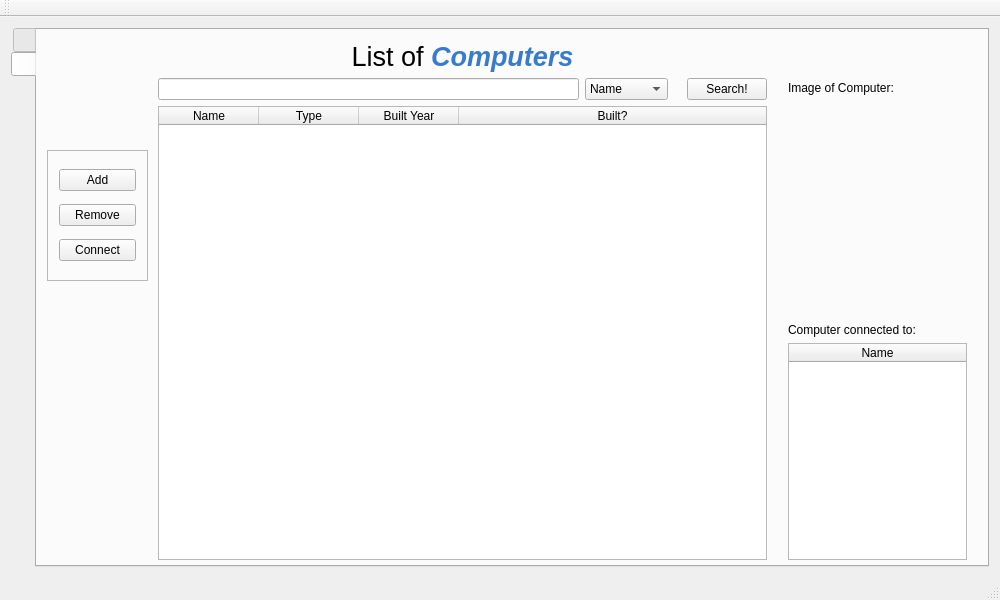
<?xml version="1.0" encoding="UTF-8"?>
<ui version="4.0">
 <class>ComputerScientists</class>
 <widget class="QMainWindow" name="ComputerScientists">
  <property name="geometry">
   <rect>
    <x>0</x>
    <y>0</y>
    <width>1000</width>
    <height>600</height>
   </rect>
  </property>
  <property name="minimumSize">
   <size>
    <width>1000</width>
    <height>600</height>
   </size>
  </property>
  <property name="windowTitle">
   <string>An Amazing Computer Scientist Program</string>
  </property>
  <property name="windowIcon">
   <iconset resource="../bin.qrc">
    <normaloff>:/icons/icons/computer-icon.png</normaloff>:/icons/icons/computer-icon.png</iconset>
  </property>
  <property name="locale">
   <locale language="English" country="UnitedStates"/>
  </property>
  <widget class="QWidget" name="centralWidget">
   <layout class="QVBoxLayout" name="verticalLayout_2">
    <item>
     <widget class="QTabWidget" name="tabMenu">
      <property name="tabPosition">
       <enum>QTabWidget::West</enum>
      </property>
      <property name="tabShape">
       <enum>QTabWidget::Rounded</enum>
      </property>
      <property name="currentIndex">
       <number>1</number>
      </property>
      <property name="iconSize">
       <size>
        <width>30</width>
        <height>30</height>
       </size>
      </property>
      <property name="elideMode">
       <enum>Qt::ElideMiddle</enum>
      </property>
      <property name="documentMode">
       <bool>false</bool>
      </property>
      <property name="tabsClosable">
       <bool>false</bool>
      </property>
      <widget class="QWidget" name="Scientists">
       <property name="autoFillBackground">
        <bool>false</bool>
       </property>
       <attribute name="icon">
        <iconset resource="../bin.qrc">
         <normaloff>:/pictures/pictures/computerscientist.png</normaloff>:/pictures/pictures/computerscientist.png</iconset>
       </attribute>
       <attribute name="title">
        <string/>
       </attribute>
       <widget class="QWidget" name="widget" native="true">
        <property name="geometry">
         <rect>
          <x>110</x>
          <y>0</y>
          <width>631</width>
          <height>541</height>
         </rect>
        </property>
        <layout class="QVBoxLayout" name="verticalLayout">
         <item>
          <widget class="QLabel" name="lblHeaderScientists">
           <property name="text">
            <string>&lt;html&gt;&lt;head/&gt;&lt;body&gt;&lt;p align=&quot;center&quot;&gt;&lt;span style=&quot; font-size:20pt&quot;&gt;List of &lt;/span&gt;&lt;span style=&quot; font-size:20pt; font-weight:600; font-style:italic; color:#377BCE;&quot;&gt;Computer Scientists&lt;/span&gt;&lt;/p&gt;&lt;/body&gt;&lt;/html&gt;</string>
           </property>
          </widget>
         </item>
         <item>
          <layout class="QHBoxLayout" name="horizontalLayout">
           <item>
            <widget class="QLineEdit" name="editScientistSearch"/>
           </item>
           <item>
            <widget class="QComboBox" name="comboScientistSearch">
             <item>
              <property name="text">
               <string>First Name</string>
              </property>
             </item>
             <item>
              <property name="text">
               <string>Last Name</string>
              </property>
             </item>
             <item>
              <property name="text">
               <string>Gender</string>
              </property>
             </item>
             <item>
              <property name="text">
               <string>Date of Birth</string>
              </property>
             </item>
             <item>
              <property name="text">
               <string>Date of Death</string>
              </property>
             </item>
             <item>
              <property name="text">
               <string>Nationality</string>
              </property>
             </item>
            </widget>
           </item>
           <item>
            <widget class="QLabel" name="label">
             <property name="text">
              <string/>
             </property>
            </widget>
           </item>
           <item>
            <widget class="QPushButton" name="btnScientistSearch">
             <property name="text">
              <string>Search!</string>
             </property>
            </widget>
           </item>
          </layout>
         </item>
         <item>
          <layout class="QHBoxLayout" name="horizontalLayout_2">
           <item>
            <widget class="QTableWidget" name="tableScientists">
             <property name="editTriggers">
              <set>QAbstractItemView::NoEditTriggers</set>
             </property>
             <property name="selectionMode">
              <enum>QAbstractItemView::SingleSelection</enum>
             </property>
             <property name="selectionBehavior">
              <enum>QAbstractItemView::SelectRows</enum>
             </property>
             <attribute name="horizontalHeaderHighlightSections">
              <bool>true</bool>
             </attribute>
             <attribute name="horizontalHeaderStretchLastSection">
              <bool>true</bool>
             </attribute>
             <column>
              <property name="text">
               <string>First Name</string>
              </property>
             </column>
             <column>
              <property name="text">
               <string>Last Name</string>
              </property>
             </column>
             <column>
              <property name="text">
               <string>Gender</string>
              </property>
             </column>
             <column>
              <property name="text">
               <string>Date of birth</string>
              </property>
             </column>
             <column>
              <property name="text">
               <string>Date of death</string>
              </property>
             </column>
             <column>
              <property name="text">
               <string>Nationality</string>
              </property>
             </column>
            </widget>
           </item>
          </layout>
         </item>
        </layout>
       </widget>
       <widget class="QFrame" name="frame">
        <property name="geometry">
         <rect>
          <x>10</x>
          <y>120</y>
          <width>101</width>
          <height>131</height>
         </rect>
        </property>
        <property name="frameShape">
         <enum>QFrame::StyledPanel</enum>
        </property>
        <property name="frameShadow">
         <enum>QFrame::Raised</enum>
        </property>
        <layout class="QVBoxLayout" name="verticalLayout_3">
         <item>
          <widget class="QPushButton" name="btnAddScientist">
           <property name="text">
            <string>Add</string>
           </property>
           <property name="icon">
            <iconset resource="../bin.qrc">
             <normaloff>:/icons/icons/add-icon.png</normaloff>:/icons/icons/add-icon.png</iconset>
           </property>
          </widget>
         </item>
         <item>
          <widget class="QPushButton" name="btnRemoveScientist">
           <property name="text">
            <string>Remove</string>
           </property>
           <property name="icon">
            <iconset resource="../bin.qrc">
             <normaloff>:/icons/icons/remove-icon.png</normaloff>:/icons/icons/remove-icon.png</iconset>
           </property>
          </widget>
         </item>
         <item>
          <widget class="QPushButton" name="btnScientistConnect">
           <property name="text">
            <string>Connect</string>
           </property>
          </widget>
         </item>
        </layout>
       </widget>
       <widget class="QLabel" name="picture_scientists">
        <property name="geometry">
         <rect>
          <x>20</x>
          <y>0</y>
          <width>91</width>
          <height>121</height>
         </rect>
        </property>
        <property name="text">
         <string/>
        </property>
        <property name="pixmap">
         <pixmap resource="../bin.qrc">:/pictures/pictures/computerscientist.png</pixmap>
        </property>
        <property name="scaledContents">
         <bool>true</bool>
        </property>
       </widget>
       <widget class="QWidget" name="widget_6" native="true">
        <property name="geometry">
         <rect>
          <x>740</x>
          <y>40</y>
          <width>201</width>
          <height>501</height>
         </rect>
        </property>
        <layout class="QVBoxLayout" name="verticalLayout_11">
         <item>
          <layout class="QVBoxLayout" name="verticalLayout_12">
           <item>
            <widget class="QLabel" name="label_5">
             <property name="text">
              <string>Image of Scientist:</string>
             </property>
            </widget>
           </item>
           <item>
            <layout class="QHBoxLayout" name="horizontalLayout_4">
             <item>
              <widget class="QLabel" name="lblScientistImage">
               <property name="minimumSize">
                <size>
                 <width>179</width>
                 <height>216</height>
                </size>
               </property>
               <property name="text">
                <string>&lt;html&gt;&lt;head/&gt;&lt;body&gt;&lt;p align=&quot;center&quot;&gt;&lt;br/&gt;&lt;/p&gt;&lt;/body&gt;&lt;/html&gt;</string>
               </property>
              </widget>
             </item>
            </layout>
           </item>
           <item>
            <widget class="QLabel" name="label_10">
             <property name="text">
              <string>&lt;html&gt;&lt;head/&gt;&lt;body&gt;&lt;p&gt;Scientist connected to:&lt;/p&gt;&lt;/body&gt;&lt;/html&gt;</string>
             </property>
            </widget>
           </item>
           <item>
            <widget class="QTableWidget" name="tblScientistConnections">
             <attribute name="horizontalHeaderStretchLastSection">
              <bool>true</bool>
             </attribute>
             <column>
              <property name="text">
               <string>Name</string>
              </property>
             </column>
            </widget>
           </item>
          </layout>
         </item>
        </layout>
       </widget>
      </widget>
      <widget class="QWidget" name="Computers">
       <attribute name="icon">
        <iconset resource="../bin.qrc">
         <normaloff>:/icons/icons/pc-icon.png</normaloff>:/icons/icons/pc-icon.png</iconset>
       </attribute>
       <attribute name="title">
        <string/>
       </attribute>
       <widget class="QWidget" name="widget_3" native="true">
        <property name="geometry">
         <rect>
          <x>110</x>
          <y>0</y>
          <width>631</width>
          <height>541</height>
         </rect>
        </property>
        <layout class="QVBoxLayout" name="verticalLayout_6">
         <item>
          <widget class="QLabel" name="label_7">
           <property name="text">
            <string>&lt;html&gt;&lt;head/&gt;&lt;body&gt;&lt;p align=&quot;center&quot;&gt;&lt;span style=&quot; font-size:20pt&quot;&gt;List of &lt;/span&gt;&lt;span style=&quot; font-size:20pt; font-weight:600; font-style:italic; color:#377BCE;&quot;&gt;Computers&lt;/span&gt;&lt;/p&gt;&lt;/body&gt;&lt;/html&gt;</string>
           </property>
          </widget>
         </item>
         <item>
          <layout class="QHBoxLayout" name="horizontalLayout_5">
           <item>
            <widget class="QLineEdit" name="editComputerSearch"/>
           </item>
           <item>
            <widget class="QComboBox" name="comboComputerSearch">
             <item>
              <property name="text">
               <string>Name</string>
              </property>
             </item>
             <item>
              <property name="text">
               <string>Type</string>
              </property>
             </item>
             <item>
              <property name="text">
               <string>Built Year</string>
              </property>
             </item>
             <item>
              <property name="text">
               <string>Built?</string>
              </property>
             </item>
            </widget>
           </item>
           <item>
            <widget class="QLabel" name="label_8">
             <property name="text">
              <string/>
             </property>
            </widget>
           </item>
           <item>
            <widget class="QPushButton" name="btnComputerSearch">
             <property name="text">
              <string>Search!</string>
             </property>
            </widget>
           </item>
          </layout>
         </item>
         <item>
          <layout class="QHBoxLayout" name="horizontalLayout_6">
           <item>
            <widget class="QTableWidget" name="tableComputers">
             <property name="editTriggers">
              <set>QAbstractItemView::NoEditTriggers</set>
             </property>
             <property name="selectionBehavior">
              <enum>QAbstractItemView::SelectRows</enum>
             </property>
             <attribute name="horizontalHeaderHighlightSections">
              <bool>true</bool>
             </attribute>
             <attribute name="horizontalHeaderStretchLastSection">
              <bool>true</bool>
             </attribute>
             <column>
              <property name="text">
               <string>Name</string>
              </property>
             </column>
             <column>
              <property name="text">
               <string>Type</string>
              </property>
             </column>
             <column>
              <property name="text">
               <string>Built Year</string>
              </property>
             </column>
             <column>
              <property name="text">
               <string>Built?</string>
              </property>
             </column>
            </widget>
           </item>
          </layout>
         </item>
        </layout>
       </widget>
       <widget class="QLabel" name="picture_computers">
        <property name="geometry">
         <rect>
          <x>20</x>
          <y>20</y>
          <width>91</width>
          <height>91</height>
         </rect>
        </property>
        <property name="text">
         <string/>
        </property>
        <property name="pixmap">
         <pixmap resource="../bin.qrc">:/icons/icons/pc-icon.png</pixmap>
        </property>
        <property name="scaledContents">
         <bool>true</bool>
        </property>
       </widget>
       <widget class="QFrame" name="frame_3">
        <property name="geometry">
         <rect>
          <x>10</x>
          <y>120</y>
          <width>101</width>
          <height>131</height>
         </rect>
        </property>
        <property name="frameShape">
         <enum>QFrame::StyledPanel</enum>
        </property>
        <property name="frameShadow">
         <enum>QFrame::Raised</enum>
        </property>
        <layout class="QVBoxLayout" name="verticalLayout_7">
         <item>
          <widget class="QPushButton" name="btnAddComputer">
           <property name="text">
            <string>Add</string>
           </property>
           <property name="icon">
            <iconset resource="../bin.qrc">
             <normaloff>:/icons/icons/add-icon.png</normaloff>:/icons/icons/add-icon.png</iconset>
           </property>
          </widget>
         </item>
         <item>
          <widget class="QPushButton" name="btnRemoveComputer">
           <property name="text">
            <string>Remove</string>
           </property>
           <property name="icon">
            <iconset resource="../bin.qrc">
             <normaloff>:/icons/icons/remove-icon.png</normaloff>:/icons/icons/remove-icon.png</iconset>
           </property>
          </widget>
         </item>
         <item>
          <widget class="QPushButton" name="btnComputerConnect">
           <property name="text">
            <string>Connect</string>
           </property>
          </widget>
         </item>
        </layout>
       </widget>
       <widget class="QWidget" name="widget_7" native="true">
        <property name="geometry">
         <rect>
          <x>740</x>
          <y>40</y>
          <width>201</width>
          <height>501</height>
         </rect>
        </property>
        <layout class="QVBoxLayout" name="verticalLayout_13">
         <item>
          <layout class="QVBoxLayout" name="verticalLayout_14">
           <item>
            <widget class="QLabel" name="label_11">
             <property name="text">
              <string>Image of Computer:</string>
             </property>
            </widget>
           </item>
           <item>
            <layout class="QHBoxLayout" name="horizontalLayout_7">
             <item>
              <widget class="QLabel" name="label_12">
               <property name="minimumSize">
                <size>
                 <width>179</width>
                 <height>216</height>
                </size>
               </property>
               <property name="text">
                <string>&lt;html&gt;&lt;head/&gt;&lt;body&gt;&lt;p align=&quot;center&quot;&gt;&lt;br/&gt;&lt;/p&gt;&lt;/body&gt;&lt;/html&gt;</string>
               </property>
              </widget>
             </item>
            </layout>
           </item>
           <item>
            <widget class="QLabel" name="label_13">
             <property name="text">
              <string>&lt;html&gt;&lt;head/&gt;&lt;body&gt;&lt;p&gt;Computer connected to:&lt;/p&gt;&lt;/body&gt;&lt;/html&gt;</string>
             </property>
            </widget>
           </item>
           <item>
            <widget class="QTableWidget" name="tableWidget_3">
             <attribute name="horizontalHeaderStretchLastSection">
              <bool>true</bool>
             </attribute>
             <column>
              <property name="text">
               <string>Name</string>
              </property>
             </column>
            </widget>
           </item>
          </layout>
         </item>
        </layout>
       </widget>
      </widget>
     </widget>
    </item>
   </layout>
  </widget>
  <widget class="QToolBar" name="mainToolBar">
   <attribute name="toolBarArea">
    <enum>TopToolBarArea</enum>
   </attribute>
   <attribute name="toolBarBreak">
    <bool>false</bool>
   </attribute>
  </widget>
  <widget class="QStatusBar" name="statusBar"/>
  <action name="actionAdd_Computer_Scientist">
   <property name="icon">
    <iconset resource="../bin.qrc">
     <normaloff>:/icons/icons/add-icon.png</normaloff>:/icons/icons/add-icon.png</iconset>
   </property>
   <property name="text">
    <string>Add Computer Scientist</string>
   </property>
   <property name="toolTip">
    <string>Click here to add a computer scientist</string>
   </property>
  </action>
  <action name="actionRemove_Scientist">
   <property name="icon">
    <iconset resource="../bin.qrc">
     <normaloff>:/icons/icons/remove-icon.png</normaloff>:/icons/icons/remove-icon.png</iconset>
   </property>
   <property name="text">
    <string>Remove Scientist</string>
   </property>
  </action>
  <action name="actionEdit_Scientist">
   <property name="text">
    <string>Edit Scientist</string>
   </property>
  </action>
  <action name="actionAdd_Computer">
   <property name="text">
    <string>Add Computer</string>
   </property>
  </action>
 </widget>
 <layoutdefault spacing="6" margin="11"/>
 <tabstops>
  <tabstop>editComputerSearch</tabstop>
  <tabstop>comboComputerSearch</tabstop>
  <tabstop>btnComputerSearch</tabstop>
  <tabstop>btnAddComputer</tabstop>
  <tabstop>btnRemoveComputer</tabstop>
  <tabstop>tableComputers</tabstop>
  <tabstop>editScientistSearch</tabstop>
  <tabstop>comboScientistSearch</tabstop>
  <tabstop>btnScientistSearch</tabstop>
  <tabstop>btnAddScientist</tabstop>
  <tabstop>btnRemoveScientist</tabstop>
  <tabstop>tableScientists</tabstop>
 </tabstops>
 <resources>
  <include location="../bin.qrc"/>
 </resources>
 <connections/>
</ui>
